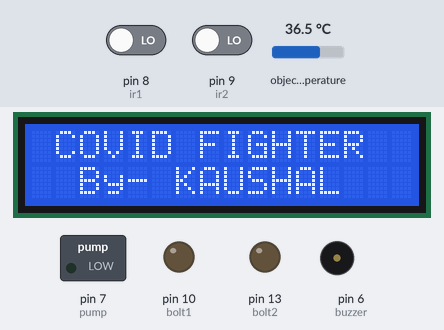
The sketch below on a simulated Arduino Uno, built with avr-gcc and run on an emulated ATmega328P. On the bench: 16×2 character LCD, switched loads named in the sketch (green lamp = pin HIGH), output pins drawn as LEDs (lit = HIGH), buzzer (waves = sounding, pin HIGH). The test bench sets the inputs (shaded band); at power-on: object temperature 36.5 °C, pin 9 (ir2) LOW, pin 8 (ir1) LOW. What the sketch prints to the serial monitor is not drawn.

Above: at 1.2 s.
1.3 s: object temperature set to 37.4 °C
2.8 s: object temperature set to 38.2 °C
At 4.8 s:
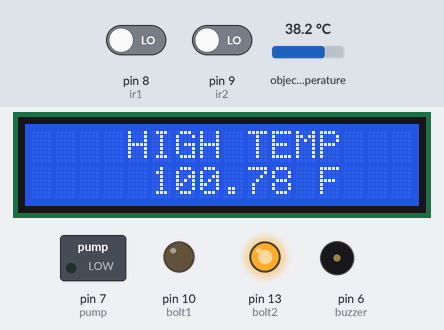
4.9 s: object temperature set to 20 °C
At 5.9 s:
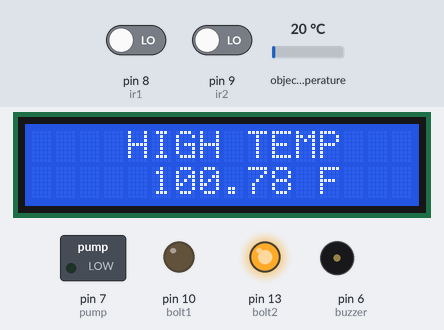
6.4 s: pin 9 (ir2) driven HIGH
At 7.03 s:
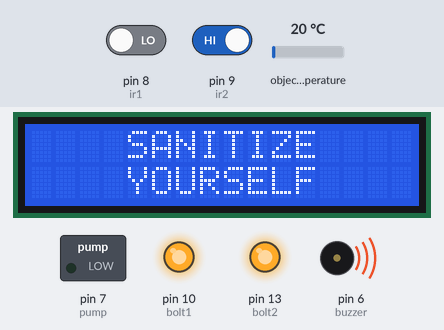
8.6 s: pin 8 (ir1) driven HIGH
At 9.7 s:
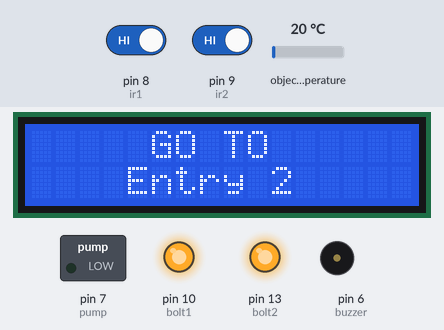
10.7 s: object temperature set to 39 °C
At 10.8 s:
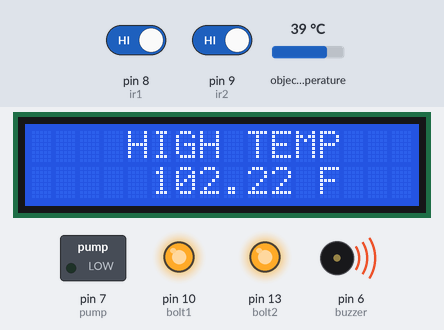
Timing chart, 0 to 13.8 s (numbered marks = the images above; inputs shaded):
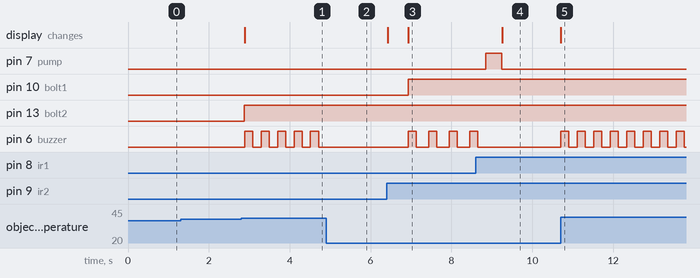

The sketch:

arduino_code.ino
```cpp
#include<LiquidCrystal.h>
#include<Wire.h>

#include <Adafruit_MLX90614.h>

Adafruit_MLX90614 mlx = Adafruit_MLX90614();

LiquidCrystal lcd(12, 11, 5, 4, 3, 2);

int ir1 = 8;
int ir2 = 9;
int pump = 7;
int ctr_1 = 0, ctr_2 = 0;
int buzzer = 6, bolt1 = 10, bolt2 = 13;

boolean state_1 = true, state_2 = true ;

void setup() {
  // put your setup code here, to run once:
  Serial.begin(9600);
  pinMode(ir1, INPUT);
  pinMode(ir2, INPUT);
  pinMode(pump, OUTPUT);
  pinMode(buzzer, OUTPUT);
  pinMode(bolt1, OUTPUT);
  pinMode(bolt2, OUTPUT);
  digitalWrite(bolt1, LOW);
  digitalWrite(bolt2, LOW);
  digitalWrite(pump, LOW);
  lcd.begin(16, 2);
  mlx.begin();

  lcd.clear();
  lcd.setCursor(1, 0);
  lcd.print("COVID FIGHTER");
  lcd.setCursor(2, 2);
  lcd.print("By- KAUSHAL");

}

void loop() {
  // put your main code here, to run repeatedly:

  while (mlx.readObjectTempF() > 100)
  {
    digitalWrite(bolt2, HIGH);
    lcd.clear();
    lcd.setCursor(4, 0);
    lcd.print("HIGH TEMP");
    lcd.setCursor(5, 2);
    lcd.print(mlx.readObjectTempF());
    lcd.print(" F");
    digitalWrite(buzzer, HIGH);
    delay(200);
    digitalWrite(buzzer, LOW);
    delay(200);
  }

  if (ctr_2 > ctr_1) {
    digitalWrite(bolt1, HIGH);

    lcd.clear();
    lcd.setCursor(4, 0);
    lcd.print("SANITIZE");
    lcd.setCursor(4, 2);
    lcd.print("YOURSELF");

    digitalWrite(buzzer, HIGH);
    delay(200);
    digitalWrite(buzzer, LOW);
    delay(200);
  }

  if ((digitalRead(ir1) && state_1))
  {
    ctr_1++;
    state_1 = false;
    digitalWrite(pump, HIGH);
    delay(400);
    digitalWrite(pump, LOW);
    lcd.clear();
    lcd.setCursor(5, 0);
    lcd.print("GO TO");
    lcd.setCursor(4, 9);
    lcd.print("Entry 2");
    delay(1000);
    Serial.print("Count_1: ");
    Serial.println(ctr_1);
    //delay(100);
  }


  if (!digitalRead(ir1)) {
    state_1 = true;
    delay(100);
    digitalWrite(pump, LOW);
  }

  if ((digitalRead(ir2) && state_2))
  {
    ctr_2++;

    lcd.clear();
    if (ctr_2 > 3)
    {
      lcd.setCursor(3, 0);
      lcd.print("NO  ENTRY");
      lcd.setCursor(1, 2);
      lcd.print("LIMIT REACHED");
      digitalWrite(buzzer, HIGH);
      delay(2000);
      digitalWrite(buzzer, LOW);
    }
    else
    {
      lcd.setCursor(3, 0);
      lcd.print("BODY TEMP");
      lcd.setCursor(4, 2);
      float temp = mlx.readObjectTempF();
      delay(500);
      lcd.print(temp);
      lcd.print(" F");
      state_2 = false;
      //digitalWrite(5,HIGH);
      //delay(1000);
      //Serial.print("Count_2: ");
      //
      //Serial.println(ctr_2);
      //delay(100);
    }
  }


  if (!digitalRead(ir2)) {
    state_2 = true;
    delay(100);
    //digitalWrite(5,LOW);
  }

}
```

Measured:
- the behaviour switches between 37.7 and 37.8 °C on object temperature (found by bisection; images 0 and 1)
- after the input at 1.3 s, every drawn part: stays the same
- after the input at 2.8 s, pin 13 (bolt2): LOW → HIGH after 0.08 s; pin 6 (buzzer): alternates HIGH for 0.20 s and LOW for 0.21 s, starting after 0.09 s; the display: changes after 0.09 s (image 1)
- after the input at 4.9 s, pin 6 (buzzer): stops changing and stays LOW
- after the input at 6.4 s, pin 10 (bolt1): LOW → HIGH after 0.53 s; pin 6 (buzzer): alternates HIGH for 0.20 s and LOW for 0.31 s, starting after 0.53 s; the display: first changes at once (image 3 shows a later state)
- after the input at 8.6 s, pin 7 (pump): LOW → HIGH after 0.25 s, → LOW 0.40 s later; pin 6 (buzzer): goes on until 8.6 s, then stays LOW; the display: changes after 0.65 s (image 4)
- after the input at 10.7 s, pin 6 (buzzer): alternates HIGH for 0.20 s and LOW for 0.21 s, starting at once; the display: changes at once (image 5)
